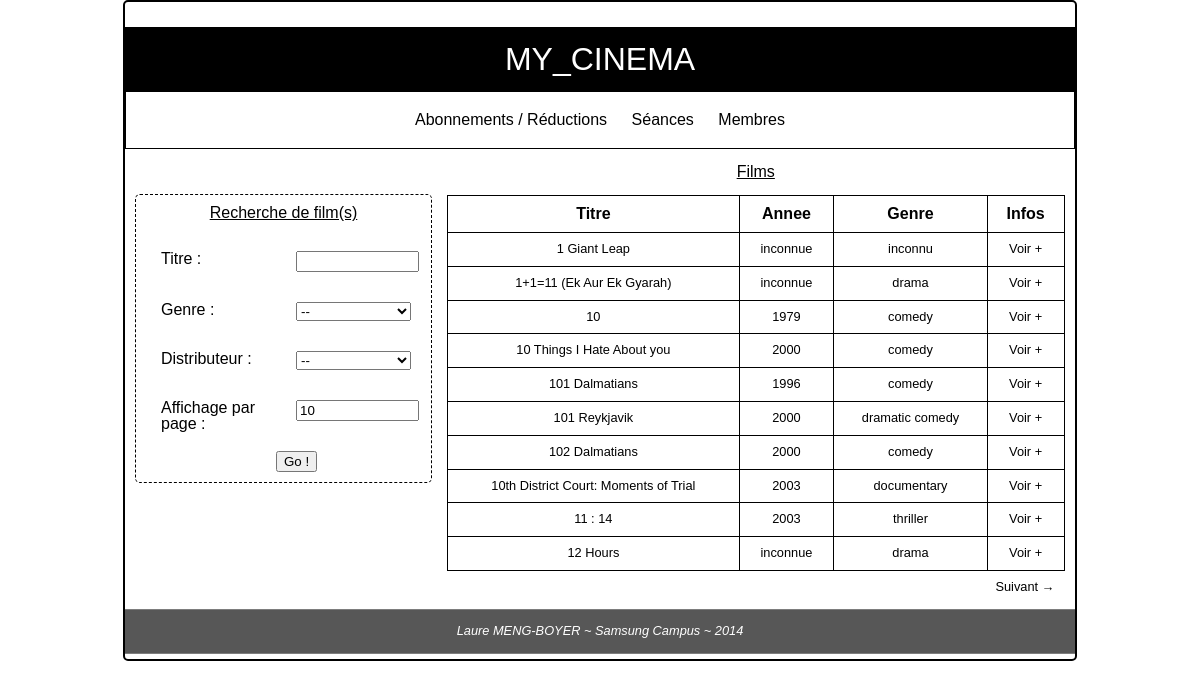
The page / on the database its author committed.
### tables this page shows
CREATE TABLE `tp_film` (
  `id_film` int(11) NOT NULL,
  `id_genre` tinyint(4) NULL,
  `id_distrib` int(11) NULL,
  `titre` varchar(255) NOT NULL,
  `resum` varchar(255) NOT NULL,
  `date_debut_affiche` date NOT NULL,
  `date_fin_affiche` date NOT NULL,
  `duree_min` int(11) NOT NULL,
  `annee_prod` int(11) NULL,
  KEY(`id_genre`),
  KEY(`id_distrib`),
  PRIMARY KEY(`id_film`)
);

CREATE TABLE `tp_genre` (
  `id_genre` tinyint(4) NOT NULL,
  `nom` varchar(255) NOT NULL,
    PRIMARY KEY(`id_genre`)
);

### index.php (the view, shortened to what this page needs)
<?php
include("includes/connectBDD.php");
$query = 'SELECT `id_film`, `titre`, `annee_prod` AS annee, `tp_genre`.`nom` AS genre FROM `tp_film` LEFT JOIN `tp_genre` ON `tp_film`.`id_genre` = `tp_genre`.`id_genre` LEFT JOIN `tp_distrib` ON `tp_distrib`.`id_distrib` = `tp_film`.`id_distrib` WHERE 1=1';
$placeHold = array();
$query .= ' ORDER BY `titre`';
$resultats = $bdd->prepare($query);
$resultats->execute($placeHold);
$pagination = $resultats->fetchAll();
$nbFilm = count($pagination);
$limit = 10;
if(isset($_GET['page']))
{
	$currentPage = $_GET['page'];
}
else
{
	$currentPage = 1;
}
if(isset($_GET['limit']))
{
	$limit = $_GET['limit'];
	$query .= ' LIMIT '.(($currentPage - 1)*$limit).", $limit";
}
else
{
	$query .= ' LIMIT '.(($currentPage - 1)*$limit).", $limit";
}
$resultats = $bdd->prepare($query);
$resultats->execute($placeHold);
$avecFiltres = $resultats->fetchAll();
$nbPages = ceil($nbFilm/$limit);
?>
<!DOCTYPE html>
<html>
<head>
	<link rel="stylesheet" href="css/style.css" />
</head>
<body>
	<div id="main">
		<?php
		include("includes/header.php");
		include("includes/nav.php"); ?>
		<section class="bloc_left">
			<header><h2>Recherche de film(s)</h2></header>
			<form method="GET" name="searchFilm" action="index.php" >
				<label for="titre">Titre : </label>
				<input type="text" id="titre" name="titre" />
				<label for="genre">Genre : </label>
				<select id="genre" name="genre">
					<option>--</option>
				</select>
				<label for="distrib">Distributeur : </label>
				<select id="distrib" name="distrib">
					<option>--</option>
				</select>
				<label for="limit">Affichage par page :</label>
				<input type="number" id="limit" name="limit" value="10" min="0" />
				<input type="submit" id="valid" name="Validation" value="Go !" />
			</form>
		</section>
		<section id="bloc_right">
			<header>Films</header>
			<table id="indexFilm">
				<tr>
					<th>Titre</th>
					<th>Annee</th>
					<th>Genre</th>
					<th>Infos</th>
				</tr>
				<?php
				if(!empty($avecFiltres))
				{
					foreach($avecFiltres as $elem)
					{
						?>
						<tr>
							<td><?php echo $elem['titre']; ?></td>
							<td>
								<?php
								if($elem['annee'] == 0)
								{
									echo "inconnue";
								}
								else
								{
									echo $elem['annee']; ?>
									<?php
								}
								?>
							</td>
							<td>
								<?php
								if($elem['genre'] == NULL)
								{
									echo "inconnu";
								}
								else
								{
									echo $elem['genre']; ?>
									<?php
								}
								?>
							</td>
							<td><a href="ficheFilm.php<?php echo "?"."idFilm=".$elem['id_film']?>">Voir +</a></td>
						</tr>
						<?php
					}
				}
				else
				{
					?>
					<tr><td colspan="4"><?php echo "Aucune correspondance trouvée :("; ?></td></tr>
					<?php
				}
				?>
			</table>
			<?php
			if($currentPage < $nbPages)
			{
				?>
				<a href='<?php echo "?"; if(isset($genre)) echo "genre=" . $genre; if(isset($distrib)) echo "&amp;distrib=" . $distrib; if(isset($titre)) echo "&amp;titre=" .$titre; if(isset($limit)) echo "&amp;limit=" .$limit; echo "&amp;page=" . ($currentPage+1); ?>' class="next" title="lien vers la page suivante">Suivant &rarr;</a>
				<?php
			}
				?>
		</section>
		<?php include("includes/footer.php"); ?>
	</div>
</body>
</html>

### includes/header.php
<header id="header">
	<h1><a href="index.php" title="lien vers l'accueil">MY_CINEMA</a></h1>
</header>

### includes/nav.php
<nav>
	<ul>
		<li><a href="aboReduc.php" title="page abonnements et réductions">Abonnements / Réductions</a></li>
		<li><a href="seances.php" class="tile">Séances</a></li>
		<li><a href="members.php" title="page de recherche membres">Membres</a></li>
	</ul>
</nav>

### includes/footer.php
<footer>
	<p>Laure MENG-BOYER ~ Samsung Campus ~ 2014</p>
</footer>

### css/style.css (style rules this page uses)
html, body, div, span, applet, object, iframe, h1, h2, h3, h4, h5, h6, p, blockquote, pre, a, abbr, acronym, address, big, cite, code, del, dfn, em, img, ins, kbd, q, s, samp, small, strike, strong, sub, sup, tt, var, b, u, i, center, dl, dt, dd, ol, ul, li, fieldset, form, label, legend, table, caption, tbody, tfoot, thead, tr, th, td, article, aside, canvas, details, embed, figure, figcaption, footer, header, hgroup, menu, nav, output, ruby, section, summary, time, mark, audio, video { margin: 0; padding: 0; border: 0; font-size: 100%; font: inherit; vertical-align: baseline; }
article, aside, details, figcaption, figure, footer, header, hgroup, menu, nav, section { display: block; }
body { line-height: 1; }
ol, ul { list-style: none; }
table { border-collapse: collapse; border-spacing: 0; }
a { color: black; text-decoration: none; }
h2 { margin: 0 0 20px 0; text-decoration: underline; text-align: center; }
nav { border: 1px black solid; text-align: center; padding: 20px; }
nav li { display: inline; margin: 0 10px; }
table { margin: auto; margin-top: 15px; }
table td, table th { border: 1px black solid; padding: 10px; text-align: center; }
table th { font-weight: bold; }
table td { font-size: 0.8em; }
.next, .previous { margin: 10px 0; font-size: 0.8em; }
.next { float: right; margin-right: 10px; }
#main { width: 950px; margin: auto; border: 2px solid black; border-radius: 5px; font-family: Helvetica, sans-serif; }
#header { text-align: center; margin-top: 25px; border-top: 1px solid black; border-bottom: 1px solid black; padding: 15px 0; font-size: 2em; background-color: black; }
#header a { color: white; }
footer { clear: both; text-align: center; border-top: 1px solid #7d7d7d; border-bottom: 1px solid #7d7d7d; padding: 15px 0; font-size: 0.8em; font-style: italic; margin: 5px 0; background-color: #575757; color: white; }
label { display: inline-block; float: left; width: 145px; }
label, input, select { margin: 10px 0 20px 20px; max-width: 115px; }
.bloc_left { float: left; margin: 45px 0 10px 10px; max-width: 30%; border: 1px dashed #000; border-radius: 5px; padding: 10px 5px; }
.bloc_left header { text-align: center; }
#valid { display: block; margin-left: 45%; margin-bottom: 0; }
#bloc_right { padding: 5px; float: left; width: 65%; margin-left: 10px; }
#bloc_right header { text-align: center; margin-top: 10px; text-decoration: underline; }
#historique, #indexFilm, #indexMembres { width: 100%; }

### rows shown on the page
tp_film: titre "1 Giant Leap", annee_prod "inconnue"
tp_film: titre "1+1=11 (Ek Aur Ek Gyarah)", annee_prod "inconnue", id_genre.nom "drama"
tp_film: titre "10", annee_prod "1979", id_genre.nom "comedy"
tp_film: titre "10 Things I Hate About you", annee_prod "2000", id_genre.nom "comedy"
tp_film: titre "101 Dalmatians", annee_prod "1996", id_genre.nom "comedy"
tp_film: titre "101 Reykjavik", annee_prod "2000", id_genre.nom "dramatic comedy"
tp_film: titre "102 Dalmatians", annee_prod "2000", id_genre.nom "comedy"
tp_film: titre "10th District Court: Moments of Trial", annee_prod "2003", id_genre.nom "documentary"
tp_film: titre "11 : 14", annee_prod "2003", id_genre.nom "thriller"
tp_film: titre "12 Hours", annee_prod "inconnue", id_genre.nom "drama"
